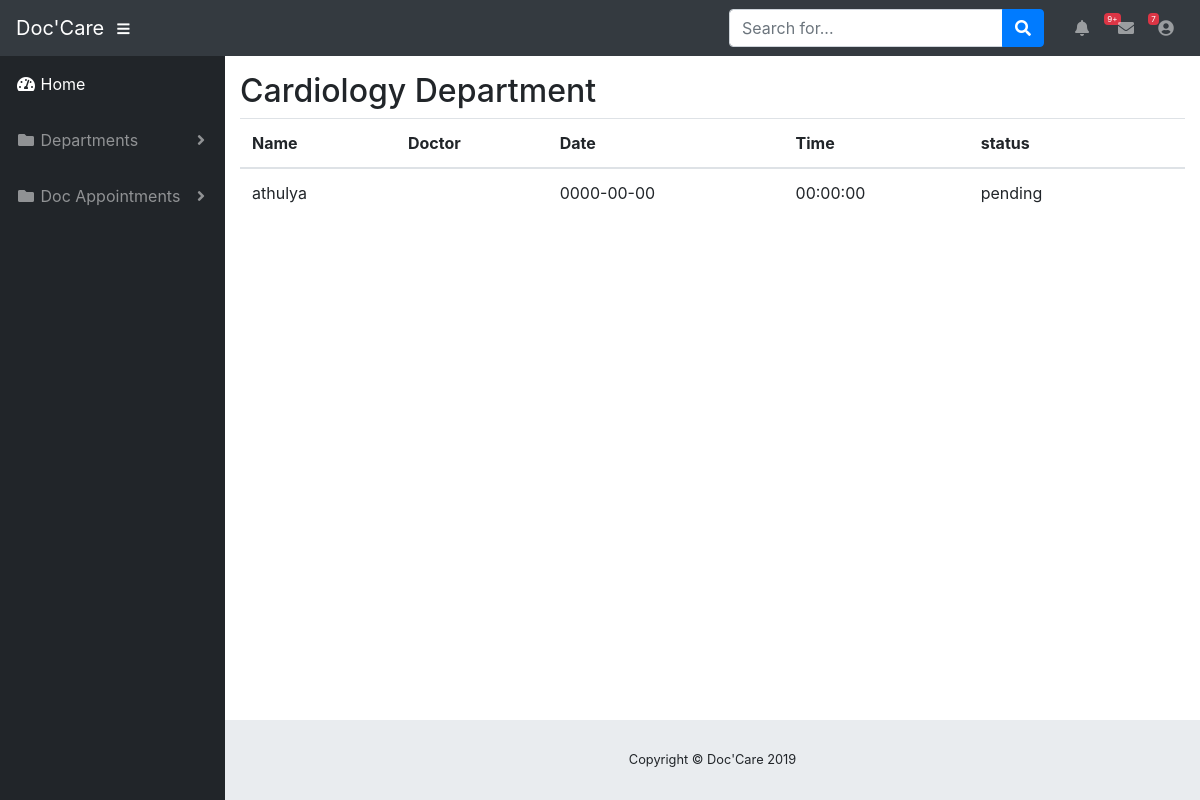
Page /patient_applied.php (signed in) on the committed database.
### tables this page shows
CREATE TABLE `patient_registration` (
  `patient_id` int(11) NOT NULL,
  `first_name` varchar(50) NOT NULL,
  `last_name` varchar(50) NOT NULL,
  `gender` varchar(50) NOT NULL,
  `age` int(11) NOT NULL,
  `email` varchar(50) NOT NULL,
  `mobile` bigint(20) NOT NULL,
  `address` varchar(200) NOT NULL,
  `id_card_no` varchar(50) NOT NULL,
  `medical_history` varchar(200) NOT NULL,
  `username` varchar(50) NOT NULL,
  `password` varchar(50) NOT NULL,
  `apoint_date` date NOT NULL,
  `appoint_time` time NOT NULL,
  `appoint_doctor` varchar(50) NOT NULL,
  `appoint_status` varchar(50) NOT NULL DEFAULT 'pending'
);

### patient_applied.php (the view)
<?php include('patient_header.php');?>
<table class="container-fluid table">
      <thead>
          <h2>Cardiology Department</h2>
         <tr>
             <th>Name</th>
             <th>Doctor</th>
             <th>Date</th>
             <th>Time</th>
             <th>status</th>
             <th></th>
         </tr>
    </thead>
    <tbody>
<?php
include('connection.php');
$var =  $_SESSION['patient_id'];
$sql = "select * from patient_registration where patient_id='".$var."'";
$result = mysqli_query($conn,$sql);
while($row = mysqli_fetch_assoc($result))
{
    ?>
<tr>
<td><?php echo $row['first_name']; ?></td>
<td><?php echo $row['appoint_doctor']; ?></td>
<td><?php echo $row['apoint_date']; ?></td>
<td><?php echo $row['appoint_time']; ?></td>
<td><?php echo $row['appoint_status']; ?></td>
</tr>
        <?php
					  }
                      ?>
                      </tbody>
  </table>
<?php include('patient_footer.php');?>

### rows in the picture
patient_registration: first_name "athulya", apoint_date "0000-00-00", appoint_time "00:00:00", appoint_status "pending"
